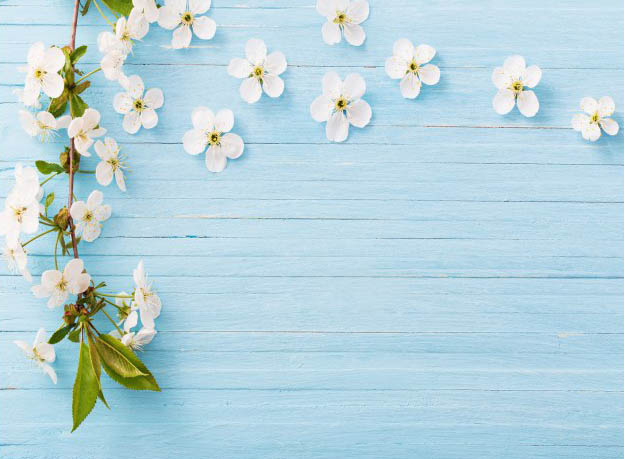
%> input picture Codes/bahar.jpg, 624 x 459 px
$ octave --eval "result = object_dt('bahar.jpg');"   (GNU Octave 9; MATLAB toolbox functions it lacks are replaced by stand-ins)
%> lines starting %> are read from the running program, lines starting %| are printed output that depends on the picture; in (x1, y1, x2, y2) boxes, pixels count from 0 and x2, y2 are one past the last pixel; in counts of white or black regions, pixels touching at a corner belong together; the program's own positions count from 1
function [s] = object_dt(image_name)
%> called with image_name = 'bahar.jpg'
img = imread(image_name);
%> img is the input picture: size 459x624x3 uint8; mean R, G, B 183.9, 212.1, 221
img_bw = im2bw(img,graythresh(img));
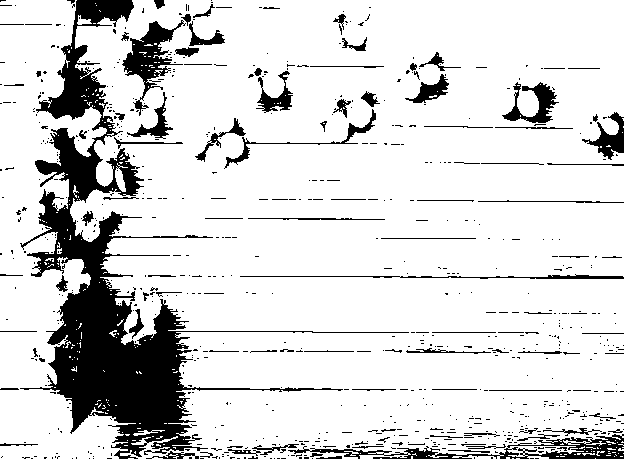
%> img_bw: size 459x624 logical; 84.7% white; 734 black regions (632 under 20 px), largest, box (x1, y1, x2, y2) and area: (20, 0, 409, 459) 27004, (288, 434, 624, 459) 2300, (122, 20, 186, 116) 1864
img_bw = imfill(img_bw,'holes');
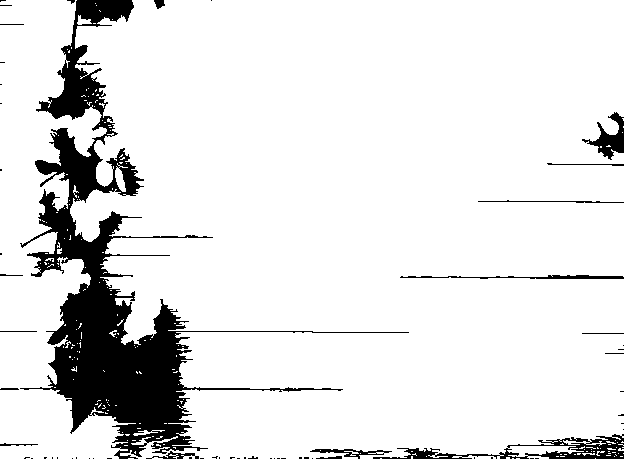
%> img_bw: size 459x624 logical; 89.1% white; 61 black regions (45 under 20 px), largest, box (x1, y1, x2, y2) and area: (20, 0, 409, 459) 26844, (373, 434, 624, 459) 1832, (582, 112, 624, 160) 755
imshow(img);
s = bwconncomp(img_bw);
%> s = 198 connected components
for i=1: s.NumObjects
    [r,c] = ind2sub(size(img_bw), s.PixelIdxList{i});
    min_r = min(r,[],1);
    max_r = max(r,[],1);
    min_c = min(c,[],1);
    max_c = max(c,[],1);
    x = min_r;
    y= min_c;
    w = max_r - min_r;
    h = max_c - min_c;
    rectangle('Position',[y,x,h,w],'EdgeColor','r','LineWidth',3,'LineStyle','-');
end
%> this loop made 198 passes
%> (r, c, min_r, max_r, min_c, max_c, x, y) on passes 2 to 4: (264, 41, 264, 264, 41, 41, 264, 41), ([221; 222; 222], [43; 44; 45], 221, 222, 43, 45, 221, 43), ([263; 263; 264; 264; 265; 265], [45; 46; 46; 47; 46; 47], 263, 265, 45, 47, 263, 45)
%> `result = object_dt('bahar.jpg');`:
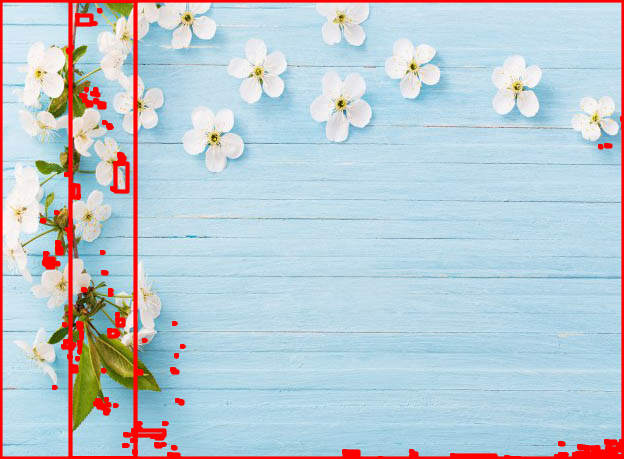
%> figure redrawn from the program's plot data
end
